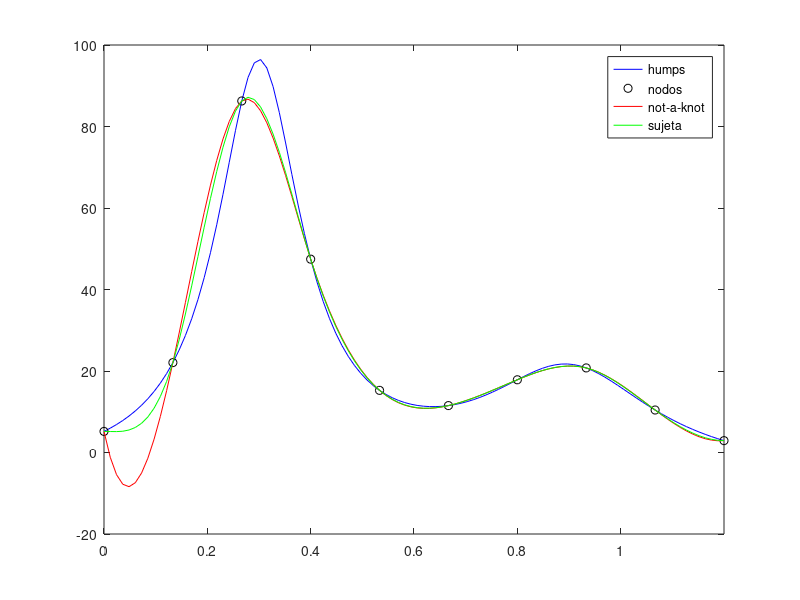

MATLAB code to generate this figure:
x=linspace(0, 1.2, 100);
y=humps(x);
plot(x, y, 'b-')
axis([0 1.2 -20 100])
hold on
%funcion del apartado 1
x_1=linspace(0, 1.2, 10);
y_1=humps(x_1);
plot(x_1, y_1,'ko')
%funcion del apartado 2
x_2=linspace(0, 1.2, 100);
y_2=interp1(x_1, y_1, x_2, 'spline');
plot(x_2, y_2, 'r-')
%funcion del apartado 3
x_3=linspace(0, 1.2, 100);
spline=spline(x_1, [0 y_1 0]);
plot(x_3, ppval(spline, x_3), 'g-');
legend('humps','nodos','not-a-knot', 'sujeta')
hold off